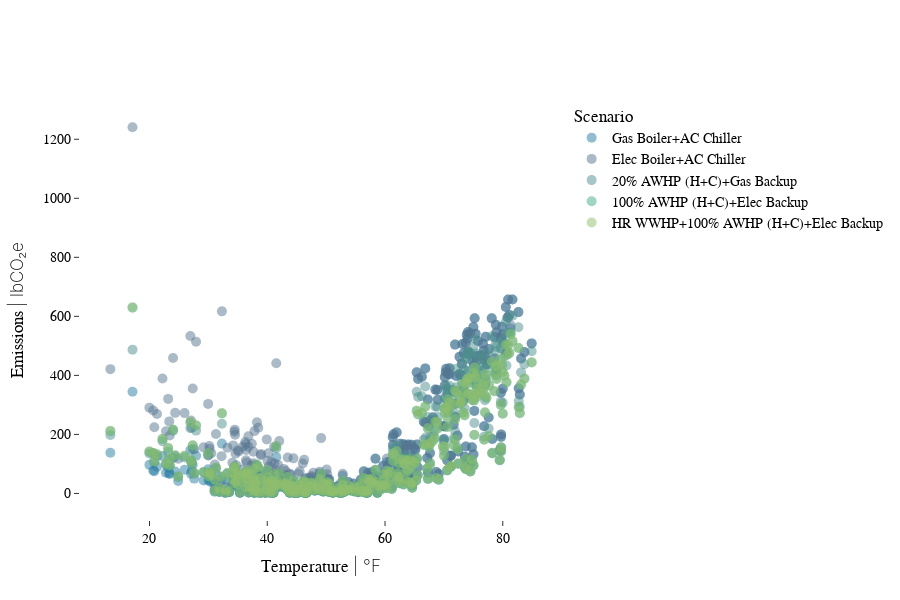

This figure's notebook cell:
### Code cell
from src.visuals import plot_scatter_temp_vs_variable

df = source_energy.copy()

equipment_scenarios = ["eq_scenario_1", "eq_scenario_2", "eq_scenario_3", "eq_scenario_4", "eq_scenario_5"]
emission_scenarios = ["em_scenario_a"]

plot_scatter_temp_vs_variable(
    df,
    y_var="total_emissions",
    equipment_scenarios=equipment_scenarios,
    emission_scenarios=emission_scenarios,
    unit_mode="IP",
)

### Figure 1 — Plotly figure (JSON) as saved in the notebook; plotly's stock layout.template omitted (floating-point values rounded to 4 significant figures; data arrays with more than 128 entries replaced by an {"elided": "..."} marker saying what was removed)
{"data": [{"customdata": {"elided": "365x4 mixed values"}, "hovertemplate": "Equipment: %{customdata[0]}<br>Emissions: %{customdata[1]}<br>T_out (daily mean) : %{customdata[2]:.2f}<br>Total Emissions (daily mean) :%{customdata[3]:.2f}<extra></extra>", "marker": {"opacity": 0.5, "size": 10}, "mode": "markers", "name": "Gas Boiler+AC Chiller", "type": "scatter", "x": {"elided": "365 float values"}, "y": {"elided": "365 float values"}}, {"customdata": {"elided": "365x4 mixed values"}, "hovertemplate": "Equipment: %{customdata[0]}<br>Emissions: %{customdata[1]}<br>T_out (daily mean) : %{customdata[2]:.2f}<br>Total Emissions (daily mean) :%{customdata[3]:.2f}<extra></extra>", "marker": {"opacity": 0.5, "size": 10}, "mode": "markers", "name": "Elec Boiler+AC Chiller", "type": "scatter", "x": {"elided": "365 float values"}, "y": {"elided": "365 float values"}}, {"customdata": {"elided": "365x4 mixed values"}, "hovertemplate": "Equipment: %{customdata[0]}<br>Emissions: %{customdata[1]}<br>T_out (daily mean) : %{customdata[2]:.2f}<br>Total Emissions (daily mean) :%{customdata[3]:.2f}<extra></extra>", "marker": {"opacity": 0.5, "size": 10}, "mode": "markers", "name": "20% AWHP (H+C)+Gas Backup", "type": "scatter", "x": {"elided": "365 float values"}, "y": {"elided": "365 float values"}}, {"customdata": {"elided": "365x4 mixed values"}, "hovertemplate": "Equipment: %{customdata[0]}<br>Emissions: %{customdata[1]}<br>T_out (daily mean) : %{customdata[2]:.2f}<br>Total Emissions (daily mean) :%{customdata[3]:.2f}<extra></extra>", "marker": {"opacity": 0.5, "size": 10}, "mode": "markers", "name": "100% AWHP (H+C)+Elec Backup", "type": "scatter", "x": {"elided": "365 float values"}, "y": {"elided": "365 float values"}}, {"customdata": {"elided": "365x4 mixed values"}, "hovertemplate": "Equipment: %{customdata[0]}<br>Emissions: %{customdata[1]}<br>T_out (daily mean) : %{customdata[2]:.2f}<br>Total Emissions (daily mean) :%{customdata[3]:.2f}<extra></extra>", "marker": {"opacity": 0.5, "size": 10}, "mode": "markers", "name": "HR WWHP+100% AWHP (H+C)+Elec Backup", "type": "scatter", "x": {"elided": "365 float values"}, "y": {"elided": "365 float values"}}], "layout": {"height": 600, "legend": {"title": {"text": "Scenario"}}, "xaxis": {"title": {"text": "Temperature <span style=\"font-weight:200\">| °F</span>"}}, "yaxis": {"title": {"text": "Emissions <span style=\"font-weight:200\">| lbCO₂e</span>"}}}}
